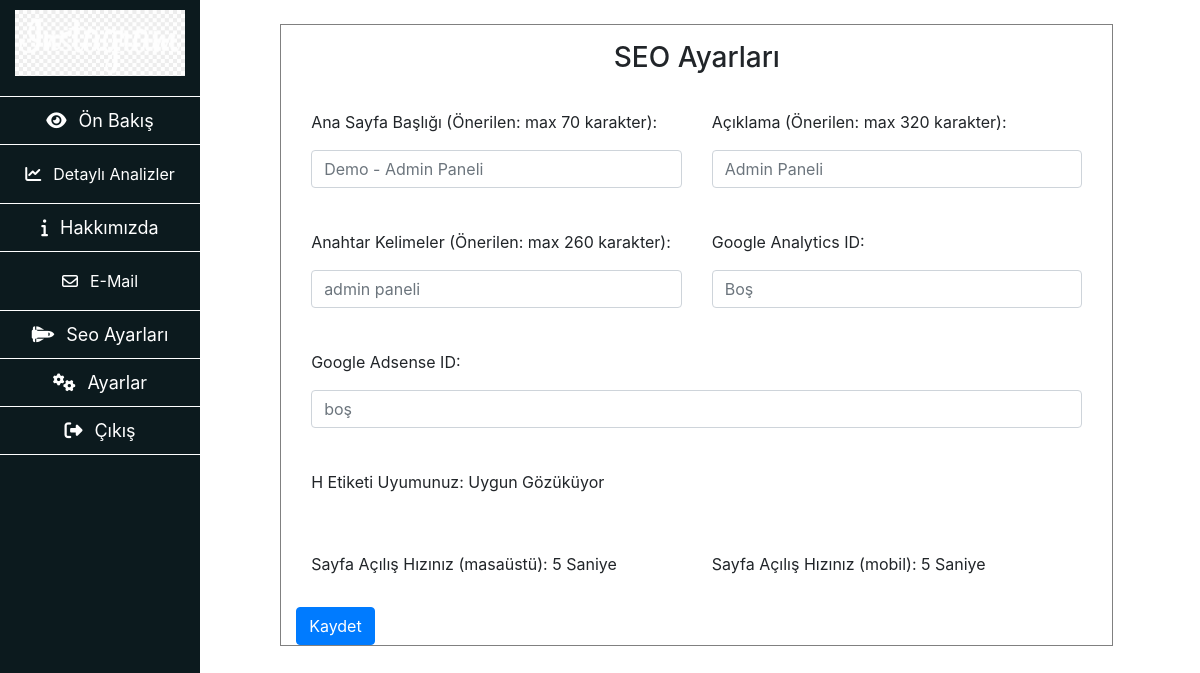
The page /mc-admin/seo-settings.php (signed in) on the database its author committed.
### tables this page shows
CREATE TABLE IF NOT EXISTS `seo` (
  `id` int(11) NOT NULL AUTO_INCREMENT,
  `title` text NOT NULL,
  `desc` text NOT NULL,
  `keywords` text NOT NULL,
  `analytics` varchar(15) NOT NULL,
  `adsense` varchar(25) NOT NULL,
  PRIMARY KEY (`id`)
);

### mc-admin/seo-settings.php (the view, shortened to what this page needs)
<?php include("header.php");
	$seo_settings_query = $conn->query("SELECT * FROM seo");
	while ($seo_settings_query_read = mysqli_fetch_array($seo_settings_query)) {
		$title 		= 	$seo_settings_query_read["title"];
		$desc 		= 	$seo_settings_query_read["desc"];
		$keywords 	= 	$seo_settings_query_read["keywords"];
		$analytics 	= 	$seo_settings_query_read["analytics"];
		$adsense 	= 	$seo_settings_query_read["adsense"];
	}
?>
	<div class="container-fluid h-100">
		<div class="row h-100">
			<div class="col-lg-2 col-md-2 col-sm-12 col-xs-12" id="sidebar">
				<?php include("sidebar.php"); ?>
			</div>
				<?php include("sidebar-mobile.php"); ?>
			<div id="main-content" class="col-lg-10 col-md-10 col-sm-12 col-xs-12">
				<div class="row justify-content-md-center mt-4">
					<div class="col-10" style="border: solid 1px grey;">
						<form action="" method="POST">
							<h3 class="text-center pt-3">SEO Ayarları</h3>
							<div class="col-md-6 col-sm-12" style="float:left; margin-top: 12px; padding-top: 15px; padding-bottom: 15px">
								<p>Ana Sayfa Başlığı (Önerilen: max 70 karakter):</p>
								<input type="text" class="form-control" placeholder="<?php echo $title; ?>" aria-describedby="basic-addon1">
							</div>
							<div class="col-md-6 col-sm-12" style="float: left; margin-top: 12px; padding-top: 15px; padding-bottom: 15px">
								<p>Açıklama (Önerilen: max 	320 karakter):</p>
								<input type="text" class="form-control" placeholder="<?php echo $desc; ?>" aria-describedby="basic-addon1">
							</div>
							<div class="col-md-6 col-sm-12" style="float: left; margin-top: 12px; padding-top: 15px; padding-bottom: 15px">
								<p>Anahtar Kelimeler (Önerilen: max 260 karakter):</p>
								<input type="text" class="form-control" placeholder="<?php echo $keywords; ?>" aria-describedby="basic-addon1">
							</div>
							<div class="col-md-6 col-sm-12" style="float: left; margin-top: 12px; padding-top: 15px; padding-bottom: 15px">
								<p>Google Analytics ID:</p>
								<input type="text" class="form-control" placeholder="<?php echo $analytics; ?>" aria-describedby="basic-addon1">
							</div>
							<div class="col-12" style="float: left; margin-top: 12px; padding-top: 15px; padding-bottom: 15px">
								<p>Google Adsense ID:</p>
								<input type="text" class="form-control" placeholder="<?php echo $adsense; ?>" aria-describedby="basic-addon1">
							</div>
							<div class="col-12" style="float: left; margin-top: 12px; padding-top: 15px; padding-bottom: 15px">
								<p>H Etiketi Uyumunuz: Uygun Gözüküyor</p>
							</div>
							<div class="col-6" style="float: left; margin-top: 12px; padding-top: 15px; padding-bottom: 15px">
								<p>Sayfa Açılış Hızınız (masaüstü): 5 Saniye</p>
							</div>
							<div class="col-6" style="float: left; margin-top: 12px; padding-top: 15px; padding-bottom: 15px">
								<p>Sayfa Açılış Hızınız (mobil): 5 Saniye</p>
							</div>
							<button type="submit" class="btn btn-primary">Kaydet</button>
						</form>
					</div>
				</div>
			</div>
		</div>
	</div>
<?php include("footer.php"); ?>

### mc-admin/css/style.css (style rules this page uses)
html, body { height:100%; }
#sidebar { background-color: #0c1a1e; color: white; height: 100%; z-index: 999; position: fixed; float: left; padding: 0; }
#main-content { margin-left: 16.4%; }

### rows shown on the page
seo: title "Demo - Admin Paneli", desc "Admin Paneli", keywords "admin paneli", analytics "Boş", adsense "boş"

### other values the page prints
$lang["dashboards"] "Ön Bakış"
$lang["analysis"] "Detaylı Analizler"
$lang["about-us"] "Hakkımızda"
$lang["email"] "E-Mail"
$lang["seo-settings"] "Seo Ayarları"
$lang["settings"] "Ayarlar"
$lang["exit"] "Çıkış"
